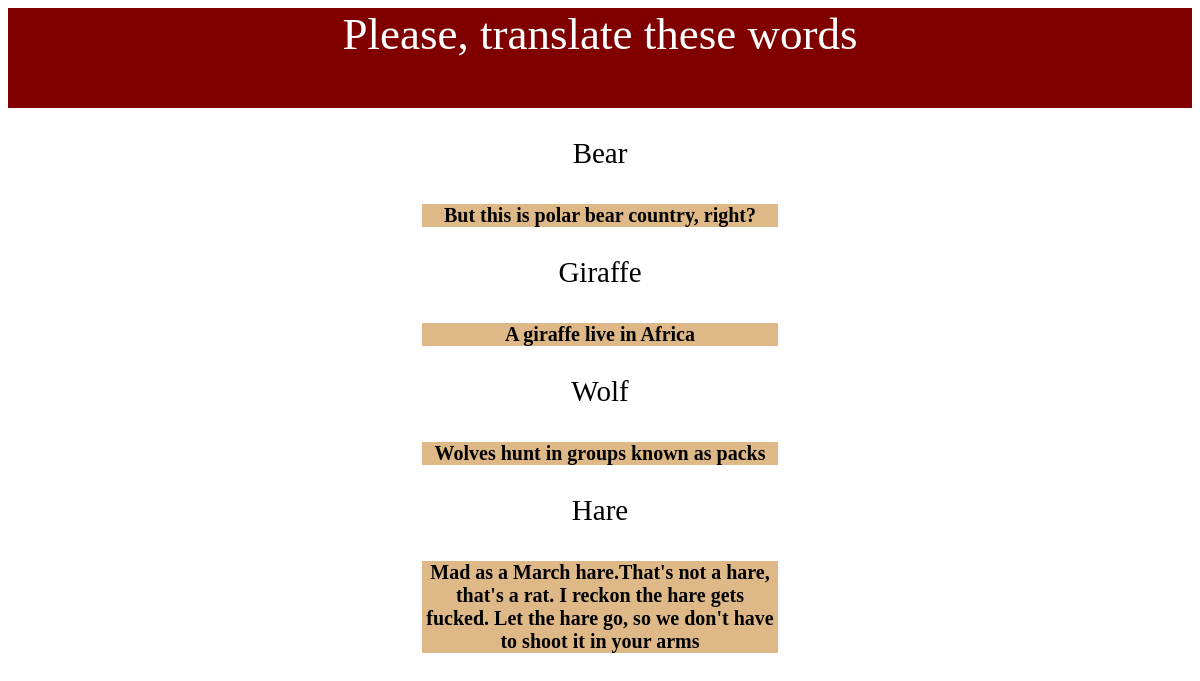
The page /output on the database its author committed.
### models.py (models this page shows, shortened)
class Dictionary(db.Model):
    id = db.Column(db.Integer, primary_key=True)
    eng = db.Column(db.String(100), nullable=False, unique=True)
    rus = db.Column(db.String(100), nullable=False, unique=True)
    story = db.Column(db.Text, nullable=False, unique=True)
    datas = db.Column(db.DATE, default=date.today(), nullable=True)

### views.py (the view)
@app.route('/output')
def output_words():
    words = Dictionary.query.all()
    return render_template('output_words.html', itle='Guess words!', header='Please, translate these words', words=words)

### templates/output_words.html
{% extends "base.html" %}
{% block menu %}
{{ super() }}
{% endblock %}
{% block content %}
       {% for word in words %}
          <p class="for_rows">{{ word.eng }}</p>
          <p class="for_story">{{ word.story }}</p>
           {% endfor %}
{% endblock %}

### templates/base.html (shortened to what this page needs)
<DOCTYPE html>
<html>
<head>
<link type="text/css" href="{{ url_for('static', filename='css/styles.css')}}" rel="stylesheet" />
</head>
<body>
{% block menu %}
<div class="header"> {{header}} </div>
    {% endblock %}
{% block content %}{% endblock %}
</body>
</html>

### static/css/styles.css (style rules this page uses)
.for_rows { text-align: center; font-size: 29px; text-transform: capitalize; padding-bottom: 5px; }
.for_story { text-align: center; margin-left: 35%; background-color: #DEB887; width: 30%; font-weight: bold; font-size: 20px; }

### rows shown on the page
Dictionary: eng "Bear", story "But this is polar bear country, right?"
Dictionary: eng "Giraffe", story "A giraffe live in Africa"
Dictionary: eng "Wolf", story "Wolves hunt in groups known as packs"
Dictionary: eng "Hare", story "Mad as a March hare.That's not a hare, that's a rat. I reckon the hare gets fucked. Let the hare go, so we don't have to shoot it in your arms"

### other values the page prints
{{ header }} "Please, translate these words"
